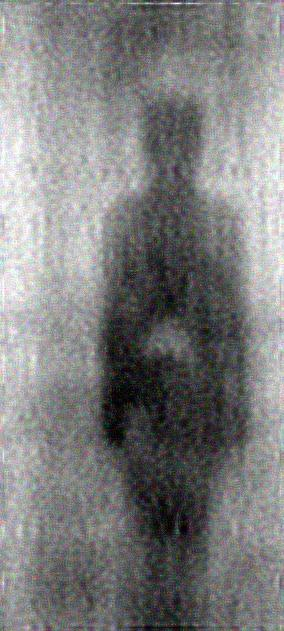
%> input picture kodlar/image_0348.jpg, 284 x 631 px
$ octave deneme2.m   (GNU Octave 9; MATLAB toolbox functions it lacks are replaced by stand-ins)
%> lines starting %> are read from the running program, lines starting %| are printed output that depends on the picture; in (x1, y1, x2, y2) boxes, pixels count from 0 and x2, y2 are one past the last pixel; in counts of white or black regions, pixels touching at a corner belong together; the program's own positions count from 1
clear all;
close all;
clc;

img=imread("image_0348.jpg");
%> img is the input picture: size 631x284x3 uint8; mean R, G, B 125.7, 125.7, 125.7

SE=strel('disk',4);
img1=imerode(img,SE);
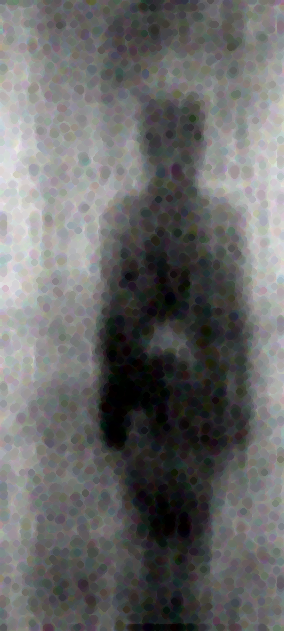
%> img1: size 631x284x3 uint8; mean R, G, B 103.4, 103.6, 103.3
D = imfill(img1,"holes");

b(:,:,1)=99-D(:,:,1);
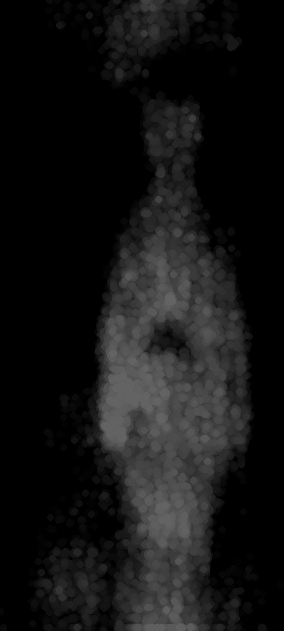
%> b: size 631x284 uint8; min 0, max 99, mean 20.2
b(:,:,2)=99-D(:,:,2);
b(:,:,3)=99-D(:,:,3);
%> b: size 631x284x3 uint8

[L,Centers] = imsegkmeans(b,2);
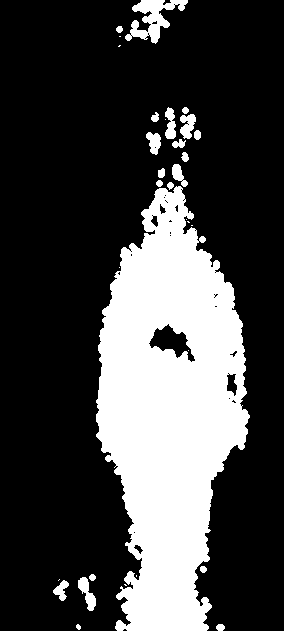
%> L: size 631x284 uint8; values 1 (black) and 2 (white), 26.1% white; 32 white regions (11 under 20 px), largest, box (x1, y1, x2, y2) and area: (96, 186, 250, 631) 43669, (125, 0, 188, 44) 1163, (78, 577, 96, 611) 295
%> Centers = [5 4 5; 64 64 65]
C = labeloverlay(b,L);
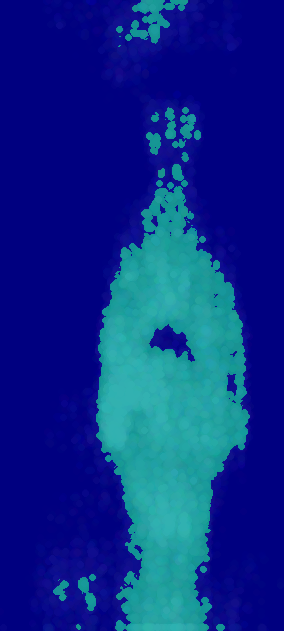
%> C: size 631x284x3 uint8; mean R, G, B 10.2, 43.5, 138


subplot(1,1,1),imshow(C);

$ run again, with kodlar/image_0414.jpg copied over kodlar/image_0348.jpg
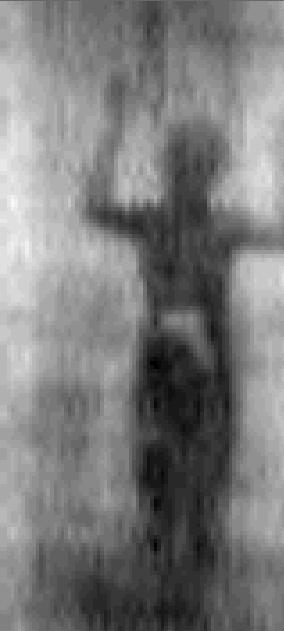
%> input picture kodlar/image_0414.jpg, 284 x 631 px
%> img is the input picture: size 631x284x3 uint8; min 0, max 252, mean 123
%> `[L,Centers] = imsegkmeans(b,2);`:
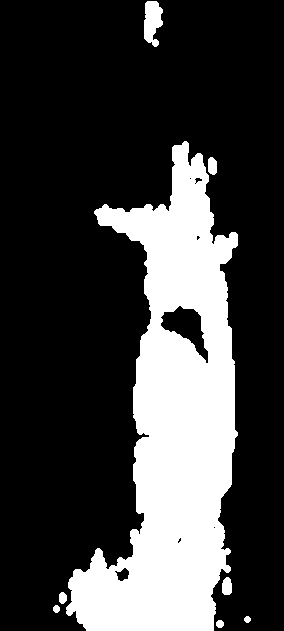
%> L: size 631x284 uint8; values 1 (black) and 2 (white), 24.9% white; 8 white regions, largest, box (x1, y1, x2, y2) and area: (66, 141, 238, 631) 43499, (144, 1, 163, 47) 622, (222, 577, 232, 595) 153
%> Centers = [2 2 2; 55 55 55]
%> `C = labeloverlay(b,L);`:
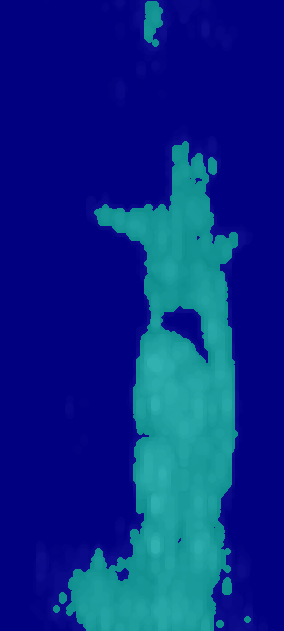
%> C: size 631x284x3 uint8; mean R, G, B 7.7, 39.4, 135.5
